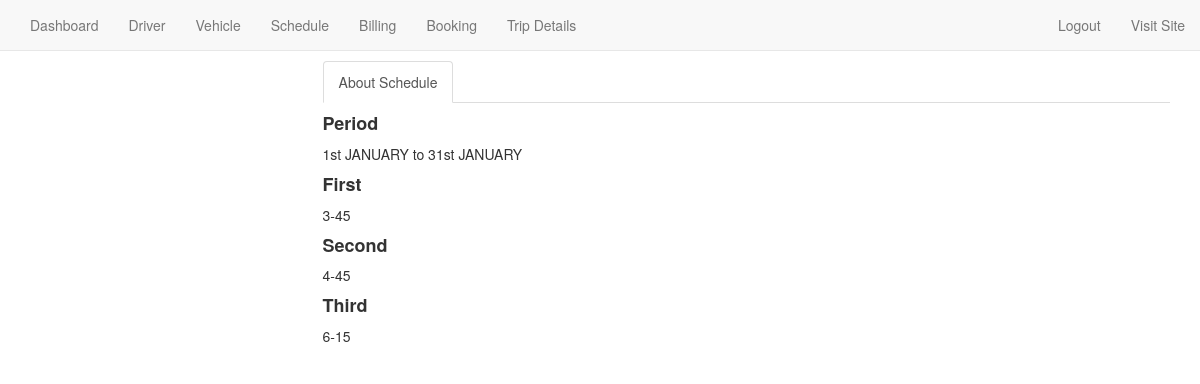
Page /ScheduleView.php?id=1 on the committed database.
### tables this page shows
CREATE TABLE `schedule` (
  `id` int(11) NOT NULL,
  `period` varchar(255) NOT NULL,
  `first` varchar(55) NOT NULL,
  `second` varchar(55) NOT NULL,
  `third` varchar(55) NOT NULL
);

### scheduleView.php (the view, shortened to what this page needs)
<?php
$connection = mysqli_connect("localhost", "root", "", "transport_management");
$id = $_GET['id'];
$sql = "SELECT * FROM `schedule` WHERE id='$id'";
$res = mysqli_query($connection, $sql);
$row = mysqli_fetch_assoc($res);
?>
<!DOCTYPE html>
<html lang="en">
<head>
<link href="http://maxcdn.bootstrapcdn.com/bootstrap/3.2.0/css/bootstrap.min.css" rel="stylesheet">
<link rel="stylesheet" href="style.css">
    <link rel="stylesheet" href="//code.jquery.com/ui/1.12.1/themes/base/jquery-ui.css">
    <link rel="stylesheet" href="sweetalert2/sweetalert2.css">
   <link rel="stylesheet" href="animate.css">
    <link rel="stylesheet" href="style.css">
</head>
<body>
 <?php include 'navbar_admin.php';?>
 <br>
 <div class="container">
          <div class="row">
           <div class="col-sm-3">
           </div>
           <div class="col-sm-9">
               <div data-spy="scroll" class="tabbable-panel">
                <div class="tabbable-line">
                  <ul class="nav nav-tabs ">
                    <li class="active">
                      <a href="#tab_default_1" data-toggle="tab">
                      About Schedule </a>
                    </li>
                  </ul>
                  <div class="tab-content">
                    <div class="tab-pane active" id="tab_default_1">
                     <h4><strong>Period</strong></h4>
                      <p><?php echo $row['period']; ?></p>
                      <h4><strong>First</strong></h4>
                      <p><?php echo $row['first']; ?></p>
                      <h4><strong>Second</strong></h4>
                      <p>
                        <?php echo $row['second']; ?>
                      </p>
                      <h4><strong>Third</strong></h4>
                      <p><?php echo $row['third']; ?></p>
                    </div>
                  </div>
                </div>
              </div>
           </div>
          </div>
        </div>
</body>
</html>

### rows in the picture
schedule: period "1st JANUARY to 31st JANUARY", first "3-45", second "4-45", third "6-15"
